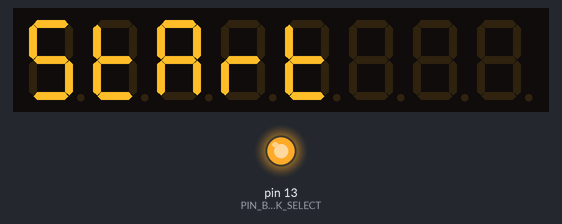
This sketch was run on a simulated Arduino Uno, built with avr-gcc and run on an emulated ATmega328P. On the bench: 8-digit seven-segment display, output pins drawn as LEDs (lit = HIGH).

Above: at 0.1 s.
At 1.1 s:
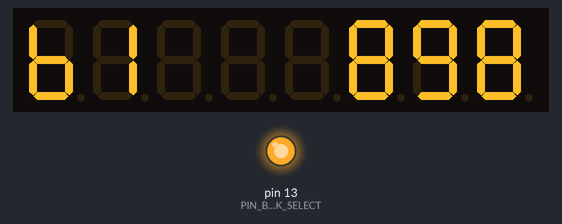
At 5.1 s:
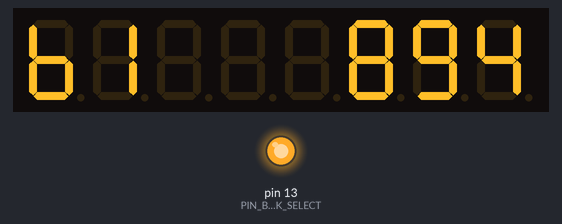
At 12.1 s:
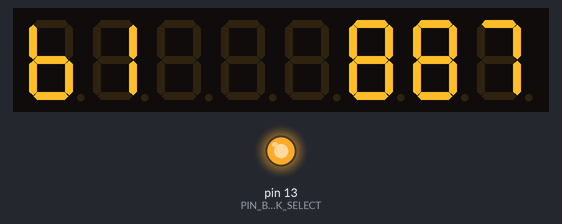
At 20.1 s:
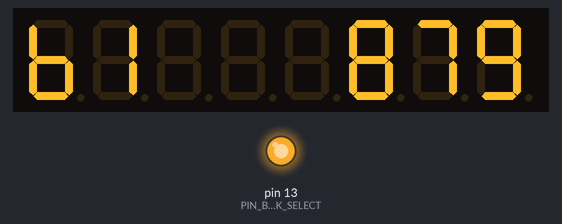
At 39.1 s:
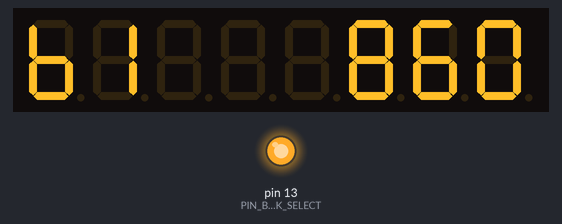

The sketch:

baterias.ino
```cpp
#include <OneWire.h>
#include <TM1638.h>

//
// Controle das baterias dos ventiladores 4x12 = 48V
//
// Faz o seguinte:
// - controla a carga das baterias que formam os 48V necessários
//   aos ventiladores (2 de recirculação, 1 de entrada de ar novo
//   e 1 de saída de ar viciado)
// Para isso, le dados de:
// - por enquanto, nada
// Funcionamento por enquanto:
// - os 48V são formados por 4 baterias de 12V em série.
//   O carregador funciona em 12 ou em 24V. Está funcionando
//   em 24V, carregando 2 baterias por vez. Este programa está
//   selecionando quais dos conjuntos de 2 baterias sao
//   recarregados por vez. Deixa um tempo em cada conjunto, que sao
//   ligados por relés. O programa é o blink em baixa frequencia.
// Como deve ser:
// - deve controlar a carga individual de cada bateria, e carregar
//   ou nao de acordo com a necessidade.
// - atualmente a energia vem de 220V -> 12V -> 26V, mais tarde deve
//   ter a opcao de vir de paineis solares
// - pode ser tambem o controlador dos ventiladores e dos registros
//   de recirculacao do ar. Ou nao, deixar exclusivamente como
//   controlador das baterias, talvez o controlador do solar mais
//   tarde.
//

#define SECONDS(s) ((s)*1000L)
#define MINUTES(m) ((m)*SECONDS(60))

#define CHARGINGTIME MINUTES(30)

// Estado do sistema
//{

  enum { bank1, bank2 } chargingBatteries;
  long chargingBatteriesTimestamp;

  long now;
//}


// pinos

#define PIN_BANK_SELECT 13

TM1638 disp(A2, A1, A3, true, 1);


void setup() {
  Serial.begin(115200);

  pinMode(PIN_BANK_SELECT, OUTPUT);
  digitalWrite(PIN_BANK_SELECT, HIGH);

  chargingBatteries = bank1;
  chargingBatteriesTimestamp = -CHARGINGTIME/2;

  disp.setDisplayToString("Start");

  delay(1000);
}

void display_status(void)
{
  char s[9];

  int dt = (CHARGINGTIME - (now - chargingBatteriesTimestamp))
         / SECONDS(1);

  sprintf(s, "%s%6d", chargingBatteries == bank1 ? "B1" : "B2", dt);
  disp.setDisplayToString(s);
  //Serial.println(s);
}

void read_sensors(void)
{
  //
}

void verify_status(void)
{

  if (chargingBatteries == bank1) {
    unsigned long dt = now - chargingBatteriesTimestamp;
    if (dt >= CHARGINGTIME) {
      chargingBatteries = bank2;
      chargingBatteriesTimestamp = now;
    }
  }
  if (chargingBatteries == bank2) {
    unsigned long dt = now - chargingBatteriesTimestamp;
    if (dt >= CHARGINGTIME) {
      chargingBatteries = bank1;
      chargingBatteriesTimestamp = now;
    }
  }
}

void change_actuators(void)
{
  if (chargingBatteries == bank1) {
    digitalWrite(PIN_BANK_SELECT, HIGH);
  }
  if (chargingBatteries == bank2) {
    digitalWrite(PIN_BANK_SELECT, LOW);
  }
}

void loop() {
  byte t;
  now = millis();

  read_sensors();
  verify_status();
  change_actuators();
  display_status();
}
```

Measured:
- what the display in image 1 shows lasts 1.0 s, from 1.0 s to 2.0 s
